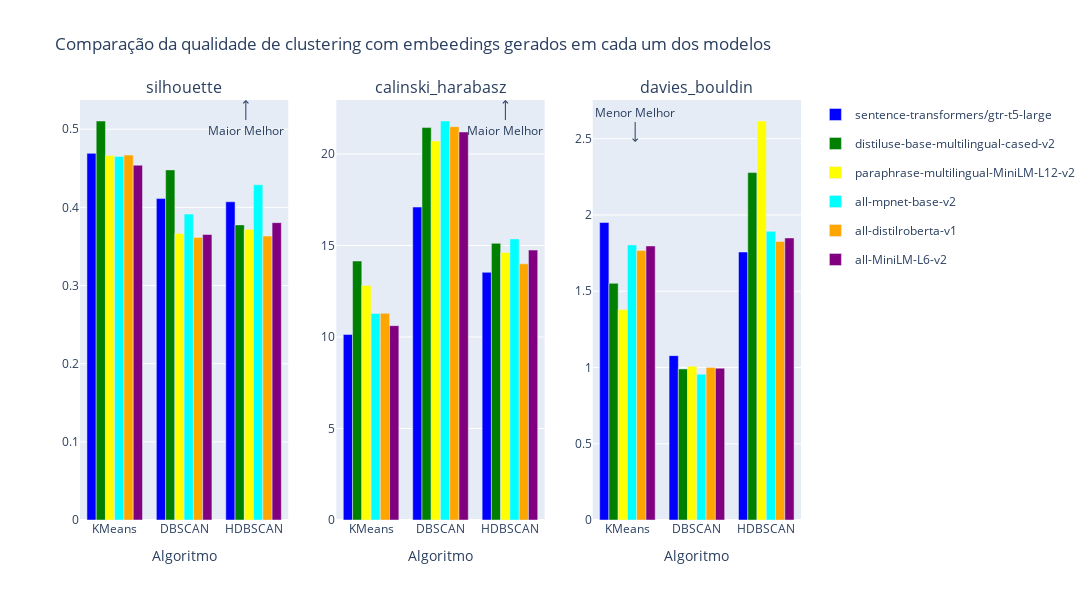
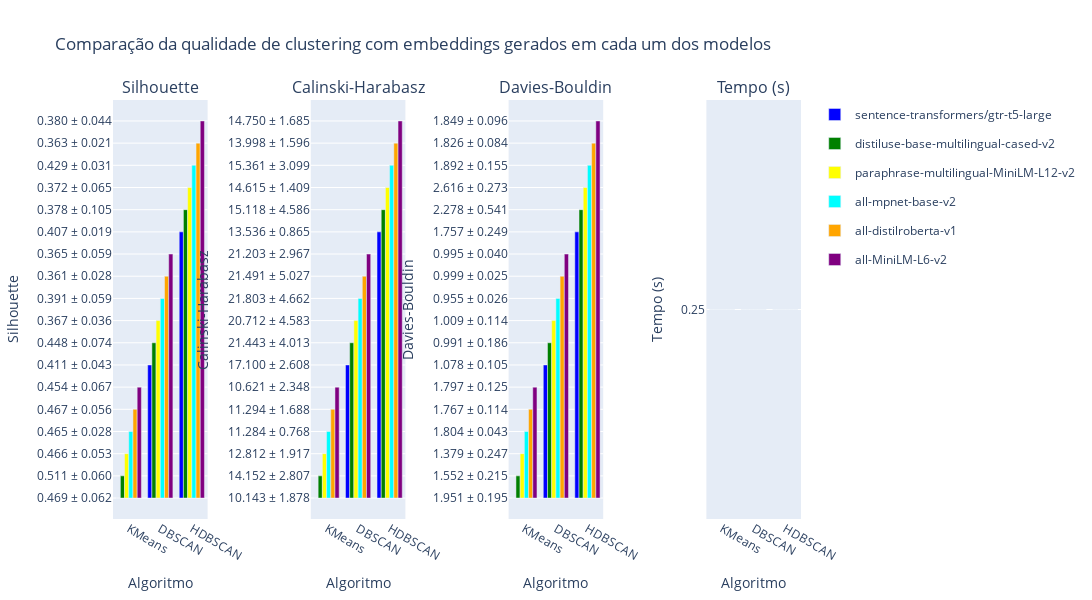

The notebook cell these images were saved under, in order:
### Markdown cell above
## Cálculo ponderado para escolher modelo de embeeding

### Code cell
## Carregar análise de clusterização realizada previamente
resultados = analisador.load_results()

# Escolher o melhor modelo
melhor_modelo = analisador.escolher_melhor_modelo(resultados)
print(f"\nO melhor modelo nas pontuações ponderadas médias foi: {melhor_modelo}")

# Gerar relatório de escolha do melhor modelo
try:
    repo = Repo(search_parent_directories=True)
    root_folder = repo.working_tree_dir
    template_folder = os.path.join(str(root_folder),"source/template/")
    print(f"Templates na pasta: {os.listdir(template_folder)}")

    # Gerar o relatório HTML
    analisador.generate_report(resultados)
except Exception as e:
    print(f"Erro ao gerar relatório: {e}")

### Figure 1 — Plotly figure (JSON) as saved in the notebook; plotly's stock layout.template omitted (floating-point values rounded to 4 significant figures)
{"data": [{"legendgroup": "sentence-transformers/gtr-t5-large", "marker": {"color": "blue"}, "name": "sentence-transformers/gtr-t5-large", "offsetgroup": "0", "showlegend": true, "type": "bar", "x": ["KMeans"], "xaxis": "x", "y": [0.4691], "yaxis": "y"}, {"legendgroup": "distiluse-base-multilingual-cased-v2", "marker": {"color": "green"}, "name": "distiluse-base-multilingual-cased-v2", "offsetgroup": "1", "showlegend": true, "type": "bar", "x": ["KMeans"], "xaxis": "x", "y": [0.5105], "yaxis": "y"}, {"legendgroup": "paraphrase-multilingual-MiniLM-L12-v2", "marker": {"color": "yellow"}, "name": "paraphrase-multilingual-MiniLM-L12-v2", "offsetgroup": "2", "showlegend": true, "type": "bar", "x": ["KMeans"], "xaxis": "x", "y": [0.4664], "yaxis": "y"}, {"legendgroup": "all-mpnet-base-v2", "marker": {"color": "cyan"}, "name": "all-mpnet-base-v2", "offsetgroup": "3", "showlegend": true, "type": "bar", "x": ["KMeans"], "xaxis": "x", "y": [0.4652], "yaxis": "y"}, {"legendgroup": "all-distilroberta-v1", "marker": {"color": "orange"}, "name": "all-distilroberta-v1", "offsetgroup": "4", "showlegend": true, "type": "bar", "x": ["KMeans"], "xaxis": "x", "y": [0.4669], "yaxis": "y"}, {"legendgroup": "all-MiniLM-L6-v2", "marker": {"color": "purple"}, "name": "all-MiniLM-L6-v2", "offsetgroup": "5", "showlegend": true, "type": "bar", "x": ["KMeans"], "xaxis": "x", "y": [0.4539], "yaxis": "y"}, {"legendgroup": "sentence-transformers/gtr-t5-large", "marker": {"color": "blue"}, "name": "sentence-transformers/gtr-t5-large", "offsetgroup": "0", "showlegend": false, "type": "bar", "x": ["DBSCAN"], "xaxis": "x", "y": [0.4112], "yaxis": "y"}, {"legendgroup": "distiluse-base-multilingual-cased-v2", "marker": {"color": "green"}, "name": "distiluse-base-multilingual-cased-v2", "offsetgroup": "1", "showlegend": false, "type": "bar", "x": ["DBSCAN"], "xaxis": "x", "y": [0.448], "yaxis": "y"}, {"legendgroup": "paraphrase-multilingual-MiniLM-L12-v2", "marker": {"color": "yellow"}, "name": "paraphrase-multilingual-MiniLM-L12-v2", "offsetgroup": "2", "showlegend": false, "type": "bar", "x": ["DBSCAN"], "xaxis": "x", "y": [0.3667], "yaxis": "y"}, {"legendgroup": "all-mpnet-base-v2", "marker": {"color": "cyan"}, "name": "all-mpnet-base-v2", "offsetgroup": "3", "showlegend": false, "type": "bar", "x": ["DBSCAN"], "xaxis": "x", "y": [0.3914], "yaxis": "y"}, {"legendgroup": "all-distilroberta-v1", "marker": {"color": "orange"}, "name": "all-distilroberta-v1", "offsetgroup": "4", "showlegend": false, "type": "bar", "x": ["DBSCAN"], "xaxis": "x", "y": [0.3615], "yaxis": "y"}, {"legendgroup": "all-MiniLM-L6-v2", "marker": {"color": "purple"}, "name": "all-MiniLM-L6-v2", "offsetgroup": "5", "showlegend": false, "type": "bar", "x": ["DBSCAN"], "xaxis": "x", "y": [0.3653], "yaxis": "y"}, {"legendgroup": "sentence-transformers/gtr-t5-large", "marker": {"color": "blue"}, "name": "sentence-transformers/gtr-t5-large", "offsetgroup": "0", "showlegend": false, "type": "bar", "x": ["HDBSCAN"], "xaxis": "x", "y": [0.4072], "yaxis": "y"}, {"legendgroup": "distiluse-base-multilingual-cased-v2", "marker": {"color": "green"}, "name": "distiluse-base-multilingual-cased-v2", "offsetgroup": "1", "showlegend": false, "type": "bar", "x": ["HDBSCAN"], "xaxis": "x", "y": [0.3776], "yaxis": "y"}, {"legendgroup": "paraphrase-multilingual-MiniLM-L12-v2", "marker": {"color": "yellow"}, "name": "paraphrase-multilingual-MiniLM-L12-v2", "offsetgroup": "2", "showlegend": false, "type": "bar", "x": ["HDBSCAN"], "xaxis": "x", "y": [0.372], "yaxis": "y"}, {"legendgroup": "all-mpnet-base-v2", "marker": {"color": "cyan"}, "name": "all-mpnet-base-v2", "offsetgroup": "3", "showlegend": false, "type": "bar", "x": ["HDBSCAN"], "xaxis": "x", "y": [0.4289], "yaxis": "y"}, {"legendgroup": "all-distilroberta-v1", "marker": {"color": "orange"}, "name": "all-distilroberta-v1", "offsetgroup": "4", "showlegend": false, "type": "bar", "x": ["HDBSCAN"], "xaxis": "x", "y": [0.3633], "yaxis": "y"}, {"legendgroup": "all-MiniLM-L6-v2", "marker": {"color": "purple"}, "name": "all-MiniLM-L6-v2", "offsetgroup": "5", "showlegend": false, "type": "bar", "x": ["HDBSCAN"], "xaxis": "x", "y": [0.3805], "yaxis": "y"}, {"legendgroup": "sentence-transformers/gtr-t5-large", "marker": {"color": "blue"}, "name": "sentence-transformers/gtr-t5-large", "offsetgroup": "0", "showlegend": false, "type": "bar", "x": ["KMeans"], "xaxis": "x2", "y": [10.14], "yaxis": "y2"}, {"legendgroup": "distiluse-base-multilingual-cased-v2", "marker": {"color": "green"}, "name": "distiluse-base-multilingual-cased-v2", "offsetgroup": "1", "showlegend": false, "type": "bar", "x": ["KMeans"], "xaxis": "x2", "y": [14.15], "yaxis": "y2"}, {"legendgroup": "paraphrase-multilingual-MiniLM-L12-v2", "marker": {"color": "yellow"}, "name": "paraphrase-multilingual-MiniLM-L12-v2", "offsetgroup": "2", "showlegend": false, "type": "bar", "x": ["KMeans"], "xaxis": "x2", "y": [12.81], "yaxis": "y2"}, {"legendgroup": "all-mpnet-base-v2", "marker": {"color": "cyan"}, "name": "all-mpnet-base-v2", "offsetgroup": "3", "showlegend": false, "type": "bar", "x": ["KMeans"], "xaxis": "x2", "y": [11.28], "yaxis": "y2"}, {"legendgroup": "all-distilroberta-v1", "marker": {"color": "orange"}, "name": "all-distilroberta-v1", "offsetgroup": "4", "showlegend": false, "type": "bar", "x": ["KMeans"], "xaxis": "x2", "y": [11.29], "yaxis": "y2"}, {"legendgroup": "all-MiniLM-L6-v2", "marker": {"color": "purple"}, "name": "all-MiniLM-L6-v2", "offsetgroup": "5", "showlegend": false, "type": "bar", "x": ["KMeans"], "xaxis": "x2", "y": [10.62], "yaxis": "y2"}, {"legendgroup": "sentence-transformers/gtr-t5-large", "marker": {"color": "blue"}, "name": "sentence-transformers/gtr-t5-large", "offsetgroup": "0", "showlegend": false, "type": "bar", "x": ["DBSCAN"], "xaxis": "x2", "y": [17.1], "yaxis": "y2"}, {"legendgroup": "distiluse-base-multilingual-cased-v2", "marker": {"color": "green"}, "name": "distiluse-base-multilingual-cased-v2", "offsetgroup": "1", "showlegend": false, "type": "bar", "x": ["DBSCAN"], "xaxis": "x2", "y": [21.44], "yaxis": "y2"}, {"legendgroup": "paraphrase-multilingual-MiniLM-L12-v2", "marker": {"color": "yellow"}, "name": "paraphrase-multilingual-MiniLM-L12-v2", "offsetgroup": "2", "showlegend": false, "type": "bar", "x": ["DBSCAN"], "xaxis": "x2", "y": [20.71], "yaxis": "y2"}, {"legendgroup": "all-mpnet-base-v2", "marker": {"color": "cyan"}, "name": "all-mpnet-base-v2", "offsetgroup": "3", "showlegend": false, "type": "bar", "x": ["DBSCAN"], "xaxis": "x2", "y": [21.8], "yaxis": "y2"}, {"legendgroup": "all-distilroberta-v1", "marker": {"color": "orange"}, "name": "all-distilroberta-v1", "offsetgroup": "4", "showlegend": false, "type": "bar", "x": ["DBSCAN"], "xaxis": "x2", "y": [21.49], "yaxis": "y2"}, {"legendgroup": "all-MiniLM-L6-v2", "marker": {"color": "purple"}, "name": "all-MiniLM-L6-v2", "offsetgroup": "5", "showlegend": false, "type": "bar", "x": ["DBSCAN"], "xaxis": "x2", "y": [21.2], "yaxis": "y2"}, {"legendgroup": "sentence-transformers/gtr-t5-large", "marker": {"color": "blue"}, "name": "sentence-transformers/gtr-t5-large", "offsetgroup": "0", "showlegend": false, "type": "bar", "x": ["HDBSCAN"], "xaxis": "x2", "y": [13.54], "yaxis": "y2"}, {"legendgroup": "distiluse-base-multilingual-cased-v2", "marker": {"color": "green"}, "name": "distiluse-base-multilingual-cased-v2", "offsetgroup": "1", "showlegend": false, "type": "bar", "x": ["HDBSCAN"], "xaxis": "x2", "y": [15.12], "yaxis": "y2"}, {"legendgroup": "paraphrase-multilingual-MiniLM-L12-v2", "marker": {"color": "yellow"}, "name": "paraphrase-multilingual-MiniLM-L12-v2", "offsetgroup": "2", "showlegend": false, "type": "bar", "x": ["HDBSCAN"], "xaxis": "x2", "y": [14.61], "yaxis": "y2"}, {"legendgroup": "all-mpnet-base-v2", "marker": {"color": "cyan"}, "name": "all-mpnet-base-v2", "offsetgroup": "3", "showlegend": false, "type": "bar", "x": ["HDBSCAN"], "xaxis": "x2", "y": [15.36], "yaxis": "y2"}, {"legendgroup": "all-distilroberta-v1", "marker": {"color": "orange"}, "name": "all-distilroberta-v1", "offsetgroup": "4", "showlegend": false, "type": "bar", "x": ["HDBSCAN"], "xaxis": "x2", "y": [14.0], "yaxis": "y2"}, {"legendgroup": "all-MiniLM-L6-v2", "marker": {"color": "purple"}, "name": "all-MiniLM-L6-v2", "offsetgroup": "5", "showlegend": false, "type": "bar", "x": ["HDBSCAN"], "xaxis": "x2", "y": [14.75], "yaxis": "y2"}, {"legendgroup": "sentence-transformers/gtr-t5-large", "marker": {"color": "blue"}, "name": "sentence-transformers/gtr-t5-large", "offsetgroup": "0", "showlegend": false, "type": "bar", "x": ["KMeans"], "xaxis": "x3", "y": [1.951], "yaxis": "y3"}, {"legendgroup": "distiluse-base-multilingual-cased-v2", "marker": {"color": "green"}, "name": "distiluse-base-multilingual-cased-v2", "offsetgroup": "1", "showlegend": false, "type": "bar", "x": ["KMeans"], "xaxis": "x3", "y": [1.552], "yaxis": "y3"}, {"legendgroup": "paraphrase-multilingual-MiniLM-L12-v2", "marker": {"color": "yellow"}, "name": "paraphrase-multilingual-MiniLM-L12-v2", "offsetgroup": "2", "showlegend": false, "type": "bar", "x": ["KMeans"], "xaxis": "x3", "y": [1.379], "yaxis": "y3"}, {"legendgroup": "all-mpnet-base-v2", "marker": {"color": "cyan"}, "name": "all-mpnet-base-v2", "offsetgroup": "3", "showlegend": false, "type": "bar", "x": ["KMeans"], "xaxis": "x3", "y": [1.804], "yaxis": "y3"}, {"legendgroup": "all-distilroberta-v1", "marker": {"color": "orange"}, "name": "all-distilroberta-v1", "offsetgroup": "4", "showlegend": false, "type": "bar", "x": ["KMeans"], "xaxis": "x3", "y": [1.767], "yaxis": "y3"}, {"legendgroup": "all-MiniLM-L6-v2", "marker": {"color": "purple"}, "name": "all-MiniLM-L6-v2", "offsetgroup": "5", "showlegend": false, "type": "bar", "x": ["KMeans"], "xaxis": "x3", "y": [1.797], "yaxis": "y3"}, {"legendgroup": "sentence-transformers/gtr-t5-large", "marker": {"color": "blue"}, "name": "sentence-transformers/gtr-t5-large", "offsetgroup": "0", "showlegend": false, "type": "bar", "x": ["DBSCAN"], "xaxis": "x3", "y": [1.078], "yaxis": "y3"}, {"legendgroup": "distiluse-base-multilingual-cased-v2", "marker": {"color": "green"}, "name": "distiluse-base-multilingual-cased-v2", "offsetgroup": "1", "showlegend": false, "type": "bar", "x": ["DBSCAN"], "xaxis": "x3", "y": [0.9905], "yaxis": "y3"}, {"legendgroup": "paraphrase-multilingual-MiniLM-L12-v2", "marker": {"color": "yellow"}, "name": "paraphrase-multilingual-MiniLM-L12-v2", "offsetgroup": "2", "showlegend": false, "type": "bar", "x": ["DBSCAN"], "xaxis": "x3", "y": [1.009], "yaxis": "y3"}, {"legendgroup": "all-mpnet-base-v2", "marker": {"color": "cyan"}, "name": "all-mpnet-base-v2", "offsetgroup": "3", "showlegend": false, "type": "bar", "x": ["DBSCAN"], "xaxis": "x3", "y": [0.9552], "yaxis": "y3"}, {"legendgroup": "all-distilroberta-v1", "marker": {"color": "orange"}, "name": "all-distilroberta-v1", "offsetgroup": "4", "showlegend": false, "type": "bar", "x": ["DBSCAN"], "xaxis": "x3", "y": [0.9994], "yaxis": "y3"}, {"legendgroup": "all-MiniLM-L6-v2", "marker": {"color": "purple"}, "name": "all-MiniLM-L6-v2", "offsetgroup": "5", "showlegend": false, "type": "bar", "x": ["DBSCAN"], "xaxis": "x3", "y": [0.9954], "yaxis": "y3"}, {"legendgroup": "sentence-transformers/gtr-t5-large", "marker": {"color": "blue"}, "name": "sentence-transformers/gtr-t5-large", "offsetgroup": "0", "showlegend": false, "type": "bar", "x": ["HDBSCAN"], "xaxis": "x3", "y": [1.757], "yaxis": "y3"}, {"legendgroup": "distiluse-base-multilingual-cased-v2", "marker": {"color": "green"}, "name": "distiluse-base-multilingual-cased-v2", "offsetgroup": "1", "showlegend": false, "type": "bar", "x": ["HDBSCAN"], "xaxis": "x3", "y": [2.278], "yaxis": "y3"}, {"legendgroup": "paraphrase-multilingual-MiniLM-L12-v2", "marker": {"color": "yellow"}, "name": "paraphrase-multilingual-MiniLM-L12-v2", "offsetgroup": "2", "showlegend": false, "type": "bar", "x": ["HDBSCAN"], "xaxis": "x3", "y": [2.616], "yaxis": "y3"}, {"legendgroup": "all-mpnet-base-v2", "marker": {"color": "cyan"}, "name": "all-mpnet-base-v2", "offsetgroup": "3", "showlegend": false, "type": "bar", "x": ["HDBSCAN"], "xaxis": "x3", "y": [1.892], "yaxis": "y3"}, {"legendgroup": "all-distilroberta-v1", "marker": {"color": "orange"}, "name": "all-distilroberta-v1", "offsetgroup": "4", "showlegend": false, "type": "bar", "x": ["HDBSCAN"], "xaxis": "x3", "y": [1.826], "yaxis": "y3"}, {"legendgroup": "all-MiniLM-L6-v2", "marker": {"color": "purple"}, "name": "all-MiniLM-L6-v2", "offsetgroup": "5", "showlegend": false, "type": "bar", "x": ["HDBSCAN"], "xaxis": "x3", "y": [1.849], "yaxis": "y3"}], "layout": {"annotations": [{"font": {"size": 16}, "showarrow": false, "text": "silhouette", "x": 0.1444, "xanchor": "center", "xref": "paper", "y": 1, "yanchor": "bottom", "yref": "paper"}, {"font": {"size": 16}, "showarrow": false, "text": "calinski_harabasz", "x": 0.5, "xanchor": "center", "xref": "paper", "y": 1, "yanchor": "bottom", "yref": "paper"}, {"font": {"size": 16}, "showarrow": false, "text": "davies_bouldin", "x": 0.8556, "xanchor": "center", "xref": "paper", "y": 1, "yanchor": "bottom", "yref": "paper"}, {"arrowhead": 4, "ax": 0, "ay": 30, "showarrow": true, "text": "Maior Melhor", "x": 0.23, "xref": "paper", "y": 1, "yref": "paper"}, {"arrowhead": 4, "ax": 0, "ay": 30, "showarrow": true, "text": "Maior Melhor", "x": 0.59, "xref": "paper", "y": 1, "yref": "paper"}, {"arrowhead": 4, "ax": 0, "ay": -30, "showarrow": true, "text": "Menor Melhor", "x": 0.77, "xref": "paper", "y": 0.9, "yref": "paper"}], "height": 600, "title": {"text": "Comparação da qualidade de clustering com embeedings gerados em cada um dos modelos"}, "width": 1200, "xaxis": {"anchor": "y", "domain": [0, 0.2889], "title": {"text": "Algoritmo"}}, "xaxis2": {"anchor": "y2", "domain": [0.3556, 0.6444], "title": {"text": "Algoritmo"}}, "xaxis3": {"anchor": "y3", "domain": [0.7111, 1], "title": {"text": "Algoritmo"}}, "yaxis": {"anchor": "x", "domain": [0, 1], "title": {"text": ""}}, "yaxis2": {"anchor": "x2", "domain": [0, 1], "title": {"text": ""}}, "yaxis3": {"anchor": "x3", "domain": [0, 1], "title": {"text": ""}}}}

### Figure 2 — Plotly figure (JSON) as saved in the notebook; plotly's stock layout.template omitted (floating-point values rounded to 4 significant figures)
{"data": [{"legendgroup": "sentence-transformers/gtr-t5-large", "marker": {"color": "blue"}, "name": "sentence-transformers/gtr-t5-large", "offsetgroup": "0", "showlegend": true, "type": "bar", "x": ["KMeans"], "xaxis": "x", "y": ["0.469 ± 0.062"], "yaxis": "y"}, {"legendgroup": "distiluse-base-multilingual-cased-v2", "marker": {"color": "green"}, "name": "distiluse-base-multilingual-cased-v2", "offsetgroup": "1", "showlegend": true, "type": "bar", "x": ["KMeans"], "xaxis": "x", "y": ["0.511 ± 0.060"], "yaxis": "y"}, {"legendgroup": "paraphrase-multilingual-MiniLM-L12-v2", "marker": {"color": "yellow"}, "name": "paraphrase-multilingual-MiniLM-L12-v2", "offsetgroup": "2", "showlegend": true, "type": "bar", "x": ["KMeans"], "xaxis": "x", "y": ["0.466 ± 0.053"], "yaxis": "y"}, {"legendgroup": "all-mpnet-base-v2", "marker": {"color": "cyan"}, "name": "all-mpnet-base-v2", "offsetgroup": "3", "showlegend": true, "type": "bar", "x": ["KMeans"], "xaxis": "x", "y": ["0.465 ± 0.028"], "yaxis": "y"}, {"legendgroup": "all-distilroberta-v1", "marker": {"color": "orange"}, "name": "all-distilroberta-v1", "offsetgroup": "4", "showlegend": true, "type": "bar", "x": ["KMeans"], "xaxis": "x", "y": ["0.467 ± 0.056"], "yaxis": "y"}, {"legendgroup": "all-MiniLM-L6-v2", "marker": {"color": "purple"}, "name": "all-MiniLM-L6-v2", "offsetgroup": "5", "showlegend": true, "type": "bar", "x": ["KMeans"], "xaxis": "x", "y": ["0.454 ± 0.067"], "yaxis": "y"}, {"legendgroup": "sentence-transformers/gtr-t5-large", "marker": {"color": "blue"}, "name": "sentence-transformers/gtr-t5-large", "offsetgroup": "0", "showlegend": false, "type": "bar", "x": ["DBSCAN"], "xaxis": "x", "y": ["0.411 ± 0.043"], "yaxis": "y"}, {"legendgroup": "distiluse-base-multilingual-cased-v2", "marker": {"color": "green"}, "name": "distiluse-base-multilingual-cased-v2", "offsetgroup": "1", "showlegend": false, "type": "bar", "x": ["DBSCAN"], "xaxis": "x", "y": ["0.448 ± 0.074"], "yaxis": "y"}, {"legendgroup": "paraphrase-multilingual-MiniLM-L12-v2", "marker": {"color": "yellow"}, "name": "paraphrase-multilingual-MiniLM-L12-v2", "offsetgroup": "2", "showlegend": false, "type": "bar", "x": ["DBSCAN"], "xaxis": "x", "y": ["0.367 ± 0.036"], "yaxis": "y"}, {"legendgroup": "all-mpnet-base-v2", "marker": {"color": "cyan"}, "name": "all-mpnet-base-v2", "offsetgroup": "3", "showlegend": false, "type": "bar", "x": ["DBSCAN"], "xaxis": "x", "y": ["0.391 ± 0.059"], "yaxis": "y"}, {"legendgroup": "all-distilroberta-v1", "marker": {"color": "orange"}, "name": "all-distilroberta-v1", "offsetgroup": "4", "showlegend": false, "type": "bar", "x": ["DBSCAN"], "xaxis": "x", "y": ["0.361 ± 0.028"], "yaxis": "y"}, {"legendgroup": "all-MiniLM-L6-v2", "marker": {"color": "purple"}, "name": "all-MiniLM-L6-v2", "offsetgroup": "5", "showlegend": false, "type": "bar", "x": ["DBSCAN"], "xaxis": "x", "y": ["0.365 ± 0.059"], "yaxis": "y"}, {"legendgroup": "sentence-transformers/gtr-t5-large", "marker": {"color": "blue"}, "name": "sentence-transformers/gtr-t5-large", "offsetgroup": "0", "showlegend": false, "type": "bar", "x": ["HDBSCAN"], "xaxis": "x", "y": ["0.407 ± 0.019"], "yaxis": "y"}, {"legendgroup": "distiluse-base-multilingual-cased-v2", "marker": {"color": "green"}, "name": "distiluse-base-multilingual-cased-v2", "offsetgroup": "1", "showlegend": false, "type": "bar", "x": ["HDBSCAN"], "xaxis": "x", "y": ["0.378 ± 0.105"], "yaxis": "y"}, {"legendgroup": "paraphrase-multilingual-MiniLM-L12-v2", "marker": {"color": "yellow"}, "name": "paraphrase-multilingual-MiniLM-L12-v2", "offsetgroup": "2", "showlegend": false, "type": "bar", "x": ["HDBSCAN"], "xaxis": "x", "y": ["0.372 ± 0.065"], "yaxis": "y"}, {"legendgroup": "all-mpnet-base-v2", "marker": {"color": "cyan"}, "name": "all-mpnet-base-v2", "offsetgroup": "3", "showlegend": false, "type": "bar", "x": ["HDBSCAN"], "xaxis": "x", "y": ["0.429 ± 0.031"], "yaxis": "y"}, {"legendgroup": "all-distilroberta-v1", "marker": {"color": "orange"}, "name": "all-distilroberta-v1", "offsetgroup": "4", "showlegend": false, "type": "bar", "x": ["HDBSCAN"], "xaxis": "x", "y": ["0.363 ± 0.021"], "yaxis": "y"}, {"legendgroup": "all-MiniLM-L6-v2", "marker": {"color": "purple"}, "name": "all-MiniLM-L6-v2", "offsetgroup": "5", "showlegend": false, "type": "bar", "x": ["HDBSCAN"], "xaxis": "x", "y": ["0.380 ± 0.044"], "yaxis": "y"}, {"legendgroup": "sentence-transformers/gtr-t5-large", "marker": {"color": "blue"}, "name": "sentence-transformers/gtr-t5-large", "offsetgroup": "0", "showlegend": false, "type": "bar", "x": ["KMeans"], "xaxis": "x2", "y": ["10.143 ± 1.878"], "yaxis": "y2"}, {"legendgroup": "distiluse-base-multilingual-cased-v2", "marker": {"color": "green"}, "name": "distiluse-base-multilingual-cased-v2", "offsetgroup": "1", "showlegend": false, "type": "bar", "x": ["KMeans"], "xaxis": "x2", "y": ["14.152 ± 2.807"], "yaxis": "y2"}, {"legendgroup": "paraphrase-multilingual-MiniLM-L12-v2", "marker": {"color": "yellow"}, "name": "paraphrase-multilingual-MiniLM-L12-v2", "offsetgroup": "2", "showlegend": false, "type": "bar", "x": ["KMeans"], "xaxis": "x2", "y": ["12.812 ± 1.917"], "yaxis": "y2"}, {"legendgroup": "all-mpnet-base-v2", "marker": {"color": "cyan"}, "name": "all-mpnet-base-v2", "offsetgroup": "3", "showlegend": false, "type": "bar", "x": ["KMeans"], "xaxis": "x2", "y": ["11.284 ± 0.768"], "yaxis": "y2"}, {"legendgroup": "all-distilroberta-v1", "marker": {"color": "orange"}, "name": "all-distilroberta-v1", "offsetgroup": "4", "showlegend": false, "type": "bar", "x": ["KMeans"], "xaxis": "x2", "y": ["11.294 ± 1.688"], "yaxis": "y2"}, {"legendgroup": "all-MiniLM-L6-v2", "marker": {"color": "purple"}, "name": "all-MiniLM-L6-v2", "offsetgroup": "5", "showlegend": false, "type": "bar", "x": ["KMeans"], "xaxis": "x2", "y": ["10.621 ± 2.348"], "yaxis": "y2"}, {"legendgroup": "sentence-transformers/gtr-t5-large", "marker": {"color": "blue"}, "name": "sentence-transformers/gtr-t5-large", "offsetgroup": "0", "showlegend": false, "type": "bar", "x": ["DBSCAN"], "xaxis": "x2", "y": ["17.100 ± 2.608"], "yaxis": "y2"}, {"legendgroup": "distiluse-base-multilingual-cased-v2", "marker": {"color": "green"}, "name": "distiluse-base-multilingual-cased-v2", "offsetgroup": "1", "showlegend": false, "type": "bar", "x": ["DBSCAN"], "xaxis": "x2", "y": ["21.443 ± 4.013"], "yaxis": "y2"}, {"legendgroup": "paraphrase-multilingual-MiniLM-L12-v2", "marker": {"color": "yellow"}, "name": "paraphrase-multilingual-MiniLM-L12-v2", "offsetgroup": "2", "showlegend": false, "type": "bar", "x": ["DBSCAN"], "xaxis": "x2", "y": ["20.712 ± 4.583"], "yaxis": "y2"}, {"legendgroup": "all-mpnet-base-v2", "marker": {"color": "cyan"}, "name": "all-mpnet-base-v2", "offsetgroup": "3", "showlegend": false, "type": "bar", "x": ["DBSCAN"], "xaxis": "x2", "y": ["21.803 ± 4.662"], "yaxis": "y2"}, {"legendgroup": "all-distilroberta-v1", "marker": {"color": "orange"}, "name": "all-distilroberta-v1", "offsetgroup": "4", "showlegend": false, "type": "bar", "x": ["DBSCAN"], "xaxis": "x2", "y": ["21.491 ± 5.027"], "yaxis": "y2"}, {"legendgroup": "all-MiniLM-L6-v2", "marker": {"color": "purple"}, "name": "all-MiniLM-L6-v2", "offsetgroup": "5", "showlegend": false, "type": "bar", "x": ["DBSCAN"], "xaxis": "x2", "y": ["21.203 ± 2.967"], "yaxis": "y2"}, {"legendgroup": "sentence-transformers/gtr-t5-large", "marker": {"color": "blue"}, "name": "sentence-transformers/gtr-t5-large", "offsetgroup": "0", "showlegend": false, "type": "bar", "x": ["HDBSCAN"], "xaxis": "x2", "y": ["13.536 ± 0.865"], "yaxis": "y2"}, {"legendgroup": "distiluse-base-multilingual-cased-v2", "marker": {"color": "green"}, "name": "distiluse-base-multilingual-cased-v2", "offsetgroup": "1", "showlegend": false, "type": "bar", "x": ["HDBSCAN"], "xaxis": "x2", "y": ["15.118 ± 4.586"], "yaxis": "y2"}, {"legendgroup": "paraphrase-multilingual-MiniLM-L12-v2", "marker": {"color": "yellow"}, "name": "paraphrase-multilingual-MiniLM-L12-v2", "offsetgroup": "2", "showlegend": false, "type": "bar", "x": ["HDBSCAN"], "xaxis": "x2", "y": ["14.615 ± 1.409"], "yaxis": "y2"}, {"legendgroup": "all-mpnet-base-v2", "marker": {"color": "cyan"}, "name": "all-mpnet-base-v2", "offsetgroup": "3", "showlegend": false, "type": "bar", "x": ["HDBSCAN"], "xaxis": "x2", "y": ["15.361 ± 3.099"], "yaxis": "y2"}, {"legendgroup": "all-distilroberta-v1", "marker": {"color": "orange"}, "name": "all-distilroberta-v1", "offsetgroup": "4", "showlegend": false, "type": "bar", "x": ["HDBSCAN"], "xaxis": "x2", "y": ["13.998 ± 1.596"], "yaxis": "y2"}, {"legendgroup": "all-MiniLM-L6-v2", "marker": {"color": "purple"}, "name": "all-MiniLM-L6-v2", "offsetgroup": "5", "showlegend": false, "type": "bar", "x": ["HDBSCAN"], "xaxis": "x2", "y": ["14.750 ± 1.685"], "yaxis": "y2"}, {"legendgroup": "sentence-transformers/gtr-t5-large", "marker": {"color": "blue"}, "name": "sentence-transformers/gtr-t5-large", "offsetgroup": "0", "showlegend": false, "type": "bar", "x": ["KMeans"], "xaxis": "x3", "y": ["1.951 ± 0.195"], "yaxis": "y3"}, {"legendgroup": "distiluse-base-multilingual-cased-v2", "marker": {"color": "green"}, "name": "distiluse-base-multilingual-cased-v2", "offsetgroup": "1", "showlegend": false, "type": "bar", "x": ["KMeans"], "xaxis": "x3", "y": ["1.552 ± 0.215"], "yaxis": "y3"}, {"legendgroup": "paraphrase-multilingual-MiniLM-L12-v2", "marker": {"color": "yellow"}, "name": "paraphrase-multilingual-MiniLM-L12-v2", "offsetgroup": "2", "showlegend": false, "type": "bar", "x": ["KMeans"], "xaxis": "x3", "y": ["1.379 ± 0.247"], "yaxis": "y3"}, {"legendgroup": "all-mpnet-base-v2", "marker": {"color": "cyan"}, "name": "all-mpnet-base-v2", "offsetgroup": "3", "showlegend": false, "type": "bar", "x": ["KMeans"], "xaxis": "x3", "y": ["1.804 ± 0.043"], "yaxis": "y3"}, {"legendgroup": "all-distilroberta-v1", "marker": {"color": "orange"}, "name": "all-distilroberta-v1", "offsetgroup": "4", "showlegend": false, "type": "bar", "x": ["KMeans"], "xaxis": "x3", "y": ["1.767 ± 0.114"], "yaxis": "y3"}, {"legendgroup": "all-MiniLM-L6-v2", "marker": {"color": "purple"}, "name": "all-MiniLM-L6-v2", "offsetgroup": "5", "showlegend": false, "type": "bar", "x": ["KMeans"], "xaxis": "x3", "y": ["1.797 ± 0.125"], "yaxis": "y3"}, {"legendgroup": "sentence-transformers/gtr-t5-large", "marker": {"color": "blue"}, "name": "sentence-transformers/gtr-t5-large", "offsetgroup": "0", "showlegend": false, "type": "bar", "x": ["DBSCAN"], "xaxis": "x3", "y": ["1.078 ± 0.105"], "yaxis": "y3"}, {"legendgroup": "distiluse-base-multilingual-cased-v2", "marker": {"color": "green"}, "name": "distiluse-base-multilingual-cased-v2", "offsetgroup": "1", "showlegend": false, "type": "bar", "x": ["DBSCAN"], "xaxis": "x3", "y": ["0.991 ± 0.186"], "yaxis": "y3"}, {"legendgroup": "paraphrase-multilingual-MiniLM-L12-v2", "marker": {"color": "yellow"}, "name": "paraphrase-multilingual-MiniLM-L12-v2", "offsetgroup": "2", "showlegend": false, "type": "bar", "x": ["DBSCAN"], "xaxis": "x3", "y": ["1.009 ± 0.114"], "yaxis": "y3"}, {"legendgroup": "all-mpnet-base-v2", "marker": {"color": "cyan"}, "name": "all-mpnet-base-v2", "offsetgroup": "3", "showlegend": false, "type": "bar", "x": ["DBSCAN"], "xaxis": "x3", "y": ["0.955 ± 0.026"], "yaxis": "y3"}, {"legendgroup": "all-distilroberta-v1", "marker": {"color": "orange"}, "name": "all-distilroberta-v1", "offsetgroup": "4", "showlegend": false, "type": "bar", "x": ["DBSCAN"], "xaxis": "x3", "y": ["0.999 ± 0.025"], "yaxis": "y3"}, {"legendgroup": "all-MiniLM-L6-v2", "marker": {"color": "purple"}, "name": "all-MiniLM-L6-v2", "offsetgroup": "5", "showlegend": false, "type": "bar", "x": ["DBSCAN"], "xaxis": "x3", "y": ["0.995 ± 0.040"], "yaxis": "y3"}, {"legendgroup": "sentence-transformers/gtr-t5-large", "marker": {"color": "blue"}, "name": "sentence-transformers/gtr-t5-large", "offsetgroup": "0", "showlegend": false, "type": "bar", "x": ["HDBSCAN"], "xaxis": "x3", "y": ["1.757 ± 0.249"], "yaxis": "y3"}, {"legendgroup": "distiluse-base-multilingual-cased-v2", "marker": {"color": "green"}, "name": "distiluse-base-multilingual-cased-v2", "offsetgroup": "1", "showlegend": false, "type": "bar", "x": ["HDBSCAN"], "xaxis": "x3", "y": ["2.278 ± 0.541"], "yaxis": "y3"}, {"legendgroup": "paraphrase-multilingual-MiniLM-L12-v2", "marker": {"color": "yellow"}, "name": "paraphrase-multilingual-MiniLM-L12-v2", "offsetgroup": "2", "showlegend": false, "type": "bar", "x": ["HDBSCAN"], "xaxis": "x3", "y": ["2.616 ± 0.273"], "yaxis": "y3"}, {"legendgroup": "all-mpnet-base-v2", "marker": {"color": "cyan"}, "name": "all-mpnet-base-v2", "offsetgroup": "3", "showlegend": false, "type": "bar", "x": ["HDBSCAN"], "xaxis": "x3", "y": ["1.892 ± 0.155"], "yaxis": "y3"}, {"legendgroup": "all-distilroberta-v1", "marker": {"color": "orange"}, "name": "all-distilroberta-v1", "offsetgroup": "4", "showlegend": false, "type": "bar", "x": ["HDBSCAN"], "xaxis": "x3", "y": ["1.826 ± 0.084"], "yaxis": "y3"}, {"legendgroup": "all-MiniLM-L6-v2", "marker": {"color": "purple"}, "name": "all-MiniLM-L6-v2", "offsetgroup": "5", "showlegend": false, "type": "bar", "x": ["HDBSCAN"], "xaxis": "x3", "y": ["1.849 ± 0.096"], "yaxis": "y3"}, {"legendgroup": "sentence-transformers/gtr-t5-large", "marker": {"color": "blue"}, "name": "sentence-transformers/gtr-t5-large", "offsetgroup": "0", "showlegend": false, "type": "bar", "x": ["KMeans"], "xaxis": "x4", "y": ["0.25"], "yaxis": "y4"}, {"legendgroup": "distiluse-base-multilingual-cased-v2", "marker": {"color": "green"}, "name": "distiluse-base-multilingual-cased-v2", "offsetgroup": "1", "showlegend": false, "type": "bar", "x": ["KMeans"], "xaxis": "x4", "y": ["0.25"], "yaxis": "y4"}, {"legendgroup": "paraphrase-multilingual-MiniLM-L12-v2", "marker": {"color": "yellow"}, "name": "paraphrase-multilingual-MiniLM-L12-v2", "offsetgroup": "2", "showlegend": false, "type": "bar", "x": ["KMeans"], "xaxis": "x4", "y": ["0.25"], "yaxis": "y4"}, {"legendgroup": "all-mpnet-base-v2", "marker": {"color": "cyan"}, "name": "all-mpnet-base-v2", "offsetgroup": "3", "showlegend": false, "type": "bar", "x": ["KMeans"], "xaxis": "x4", "y": ["0.25"], "yaxis": "y4"}, {"legendgroup": "all-distilroberta-v1", "marker": {"color": "orange"}, "name": "all-distilroberta-v1", "offsetgroup": "4", "showlegend": false, "type": "bar", "x": ["KMeans"], "xaxis": "x4", "y": ["0.25"], "yaxis": "y4"}, {"legendgroup": "all-MiniLM-L6-v2", "marker": {"color": "purple"}, "name": "all-MiniLM-L6-v2", "offsetgroup": "5", "showlegend": false, "type": "bar", "x": ["KMeans"], "xaxis": "x4", "y": ["0.25"], "yaxis": "y4"}, {"legendgroup": "sentence-transformers/gtr-t5-large", "marker": {"color": "blue"}, "name": "sentence-transformers/gtr-t5-large", "offsetgroup": "0", "showlegend": false, "type": "bar", "x": ["DBSCAN"], "xaxis": "x4", "y": ["0.25"], "yaxis": "y4"}, {"legendgroup": "distiluse-base-multilingual-cased-v2", "marker": {"color": "green"}, "name": "distiluse-base-multilingual-cased-v2", "offsetgroup": "1", "showlegend": false, "type": "bar", "x": ["DBSCAN"], "xaxis": "x4", "y": ["0.25"], "yaxis": "y4"}, {"legendgroup": "paraphrase-multilingual-MiniLM-L12-v2", "marker": {"color": "yellow"}, "name": "paraphrase-multilingual-MiniLM-L12-v2", "offsetgroup": "2", "showlegend": false, "type": "bar", "x": ["DBSCAN"], "xaxis": "x4", "y": ["0.25"], "yaxis": "y4"}, {"legendgroup": "all-mpnet-base-v2", "marker": {"color": "cyan"}, "name": "all-mpnet-base-v2", "offsetgroup": "3", "showlegend": false, "type": "bar", "x": ["DBSCAN"], "xaxis": "x4", "y": ["0.25"], "yaxis": "y4"}, {"legendgroup": "all-distilroberta-v1", "marker": {"color": "orange"}, "name": "all-distilroberta-v1", "offsetgroup": "4", "showlegend": false, "type": "bar", "x": ["DBSCAN"], "xaxis": "x4", "y": ["0.25"], "yaxis": "y4"}, {"legendgroup": "all-MiniLM-L6-v2", "marker": {"color": "purple"}, "name": "all-MiniLM-L6-v2", "offsetgroup": "5", "showlegend": false, "type": "bar", "x": ["DBSCAN"], "xaxis": "x4", "y": ["0.25"], "yaxis": "y4"}, {"legendgroup": "sentence-transformers/gtr-t5-large", "marker": {"color": "blue"}, "name": "sentence-transformers/gtr-t5-large", "offsetgroup": "0", "showlegend": false, "type": "bar", "x": ["HDBSCAN"], "xaxis": "x4", "y": ["0.25"], "yaxis": "y4"}, {"legendgroup": "distiluse-base-multilingual-cased-v2", "marker": {"color": "green"}, "name": "distiluse-base-multilingual-cased-v2", "offsetgroup": "1", "showlegend": false, "type": "bar", "x": ["HDBSCAN"], "xaxis": "x4", "y": ["0.25"], "yaxis": "y4"}, {"legendgroup": "paraphrase-multilingual-MiniLM-L12-v2", "marker": {"color": "yellow"}, "name": "paraphrase-multilingual-MiniLM-L12-v2", "offsetgroup": "2", "showlegend": false, "type": "bar", "x": ["HDBSCAN"], "xaxis": "x4", "y": ["0.25"], "yaxis": "y4"}, {"legendgroup": "all-mpnet-base-v2", "marker": {"color": "cyan"}, "name": "all-mpnet-base-v2", "offsetgroup": "3", "showlegend": false, "type": "bar", "x": ["HDBSCAN"], "xaxis": "x4", "y": ["0.25"], "yaxis": "y4"}, {"legendgroup": "all-distilroberta-v1", "marker": {"color": "orange"}, "name": "all-distilroberta-v1", "offsetgroup": "4", "showlegend": false, "type": "bar", "x": ["HDBSCAN"], "xaxis": "x4", "y": ["0.25"], "yaxis": "y4"}, {"legendgroup": "all-MiniLM-L6-v2", "marker": {"color": "purple"}, "name": "all-MiniLM-L6-v2", "offsetgroup": "5", "showlegend": false, "type": "bar", "x": ["HDBSCAN"], "xaxis": "x4", "y": ["0.25"], "yaxis": "y4"}], "layout": {"annotations": [{"font": {"size": 16}, "showarrow": false, "text": "Silhouette", "x": 0.06875, "xanchor": "center", "xref": "paper", "y": 1, "yanchor": "bottom", "yref": "paper"}, {"font": {"size": 16}, "showarrow": false, "text": "Calinski-Harabasz", "x": 0.3562, "xanchor": "center", "xref": "paper", "y": 1, "yanchor": "bottom", "yref": "paper"}, {"font": {"size": 16}, "showarrow": false, "text": "Davies-Bouldin", "x": 0.6437, "xanchor": "center", "xref": "paper", "y": 1, "yanchor": "bottom", "yref": "paper"}, {"font": {"size": 16}, "showarrow": false, "text": "Tempo (s)", "x": 0.9313, "xanchor": "center", "xref": "paper", "y": 1, "yanchor": "bottom", "yref": "paper"}], "height": 600, "title": {"text": "Comparação da qualidade de clustering com embeddings gerados em cada um dos modelos"}, "width": 1600, "xaxis": {"anchor": "y", "domain": [0, 0.1375], "title": {"text": "Algoritmo"}}, "xaxis2": {"anchor": "y2", "domain": [0.2875, 0.425], "title": {"text": "Algoritmo"}}, "xaxis3": {"anchor": "y3", "domain": [0.575, 0.7125], "title": {"text": "Algoritmo"}}, "xaxis4": {"anchor": "y4", "domain": [0.8625, 1], "title": {"text": "Algoritmo"}}, "yaxis": {"anchor": "x", "domain": [0, 1], "title": {"text": "Silhouette"}}, "yaxis2": {"anchor": "x2", "domain": [0, 1], "title": {"text": "Calinski-Harabasz"}}, "yaxis3": {"anchor": "x3", "domain": [0, 1], "title": {"text": "Davies-Bouldin"}}, "yaxis4": {"anchor": "x4", "domain": [0, 1], "title": {"text": "Tempo (s)"}}}}
